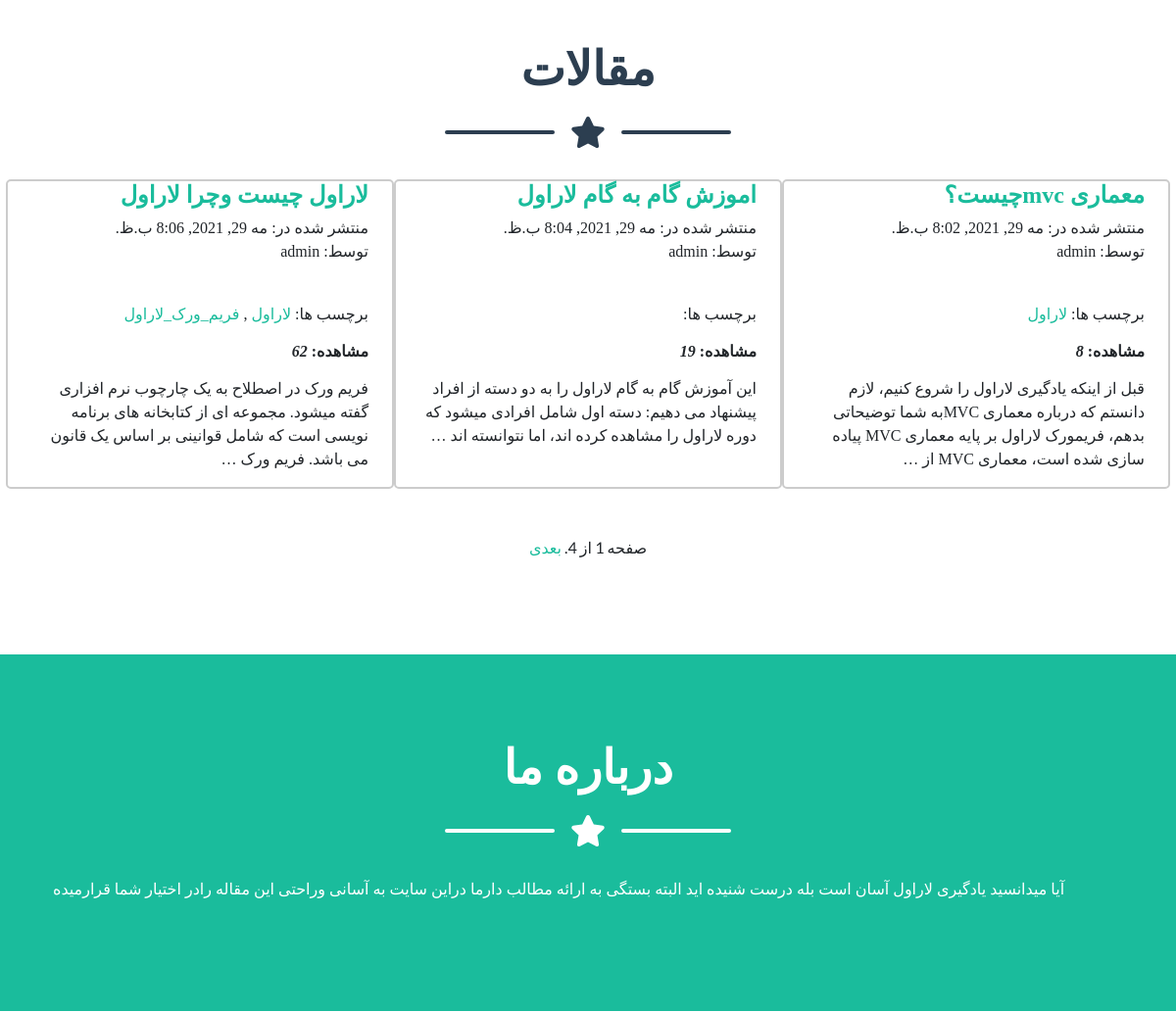
/blog/ (middle part), run on an earlier commit of the app's database.
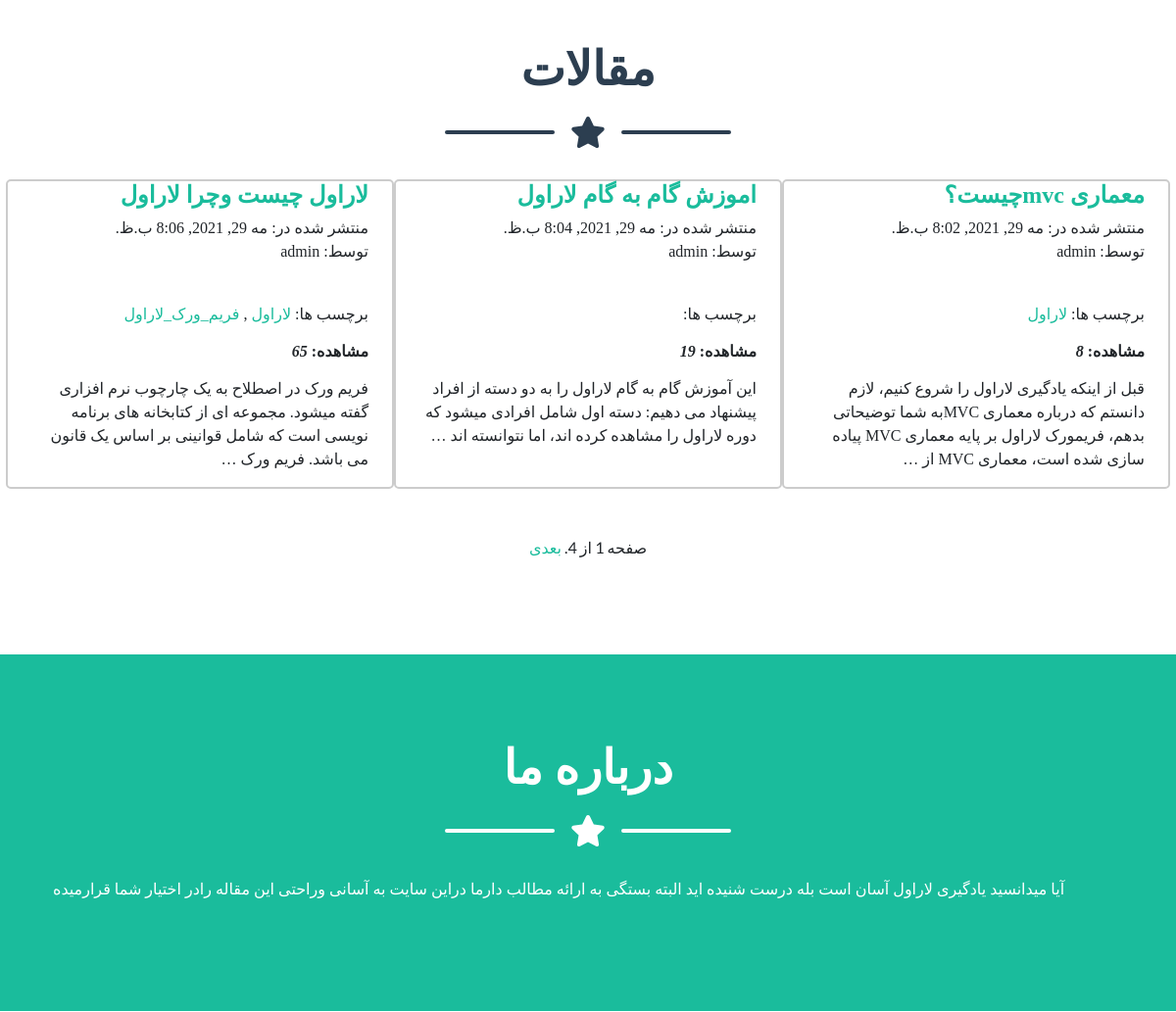
And on a later commit of the database.
### blog/models.py (models this page shows, shortened)
class Post(models.Model):
    STATUS_CHOICES = (
        ('draft', 'Draft'),
        ('published', 'Published'),
    )
    tags = TaggableManager()
    title = models.CharField(max_length=250)
    slug = models.SlugField(max_length=250, unique_for_date='publish')
    author = models.ForeignKey(
        User, on_delete=models.CASCADE, related_name='blog_posts')
    body = models.TextField()
    publish = models.DateTimeField(default=timezone.now)
    created = models.DateTimeField(auto_now_add=True)
    updated = models.DateTimeField(auto_now=True)
    status = models.CharField(
        max_length=10, choices=STATUS_CHOICES, default='draft')
    visits = models.PositiveIntegerField(default=0)
    class Meta:
        ordering = ('-publish',)
    def get_absolute_url(self):
        return reverse('blog:post_detail',
                       args=[self.publish.year, self.publish.month, self.publish.day, self.slug])

### blog/views.py (the view)
# urls.py: path('', post_list, name='post_list'),
def post_list(request, tag_slug=None):
    object_list = Post.objects.filter(status='published')
    tag = None
    if tag_slug:
        tag = get_object_or_404(Tag, slug=tag_slug)
        object_list = object_list.filter(tags__in=[tag])
    paginator = Paginator(object_list, 3)  # 2 posts in each page
    page = request.GET.get('page')
    try:
        posts = paginator.page(page)
    except PageNotAnInteger:
        posts = paginator.page(1)
    except EmptyPage:
        posts = paginator.page(paginator.num_pages)
    return render(request, 'blog/post/list.html',
                  {'page': page,
                   'posts': posts,
                   'tag': tag})

### blog/templates/blog/post/list.html (shortened to what this page needs)
{% extends "blog/base.html" %}
{% block content %}
<div class="row">
{% for post in posts %}
<div class="col-md-6 col-lg-4 mb-5" style="border: solid 2px #ccc;border-radius: 5px;text-align:right;direction:rtl">
<h4 style="text-align:right">
    <a href="{{ post.get_absolute_url }}">
        {{ post.title }}
    </a>
</h4>
<p class="date" style="text-align:right;direction:rtl color:#ccc">
    منتشر شده در: {{ post.publish }} <br> توسط: {{ post.author }}
</p><br>
<p class="tags">
برچسب ها:
{% for tag in post.tags.all %}
<a href="{% url "blog:post_list_by_tag" tag.slug %}">
{{ tag.name }}
</a>
{% if not forloop.last %}, {% endif %}
{% endfor %}
<h6 style="text-align:right"> مشاهده: <b><i> {{post.visits}} </i></b></h6>
<p style="text-align:right;direction:rtl">{{ post.body|truncatewords:30|linebreaks }}</p>
</div>
{% endfor %}
</div>
{% include "pagination.html" with page=posts %}
{% endblock %}

What changed in the data, as far as the page shows it:
changed Post "لاراول چیست وچرا لاراول": visits "62" → "65"
